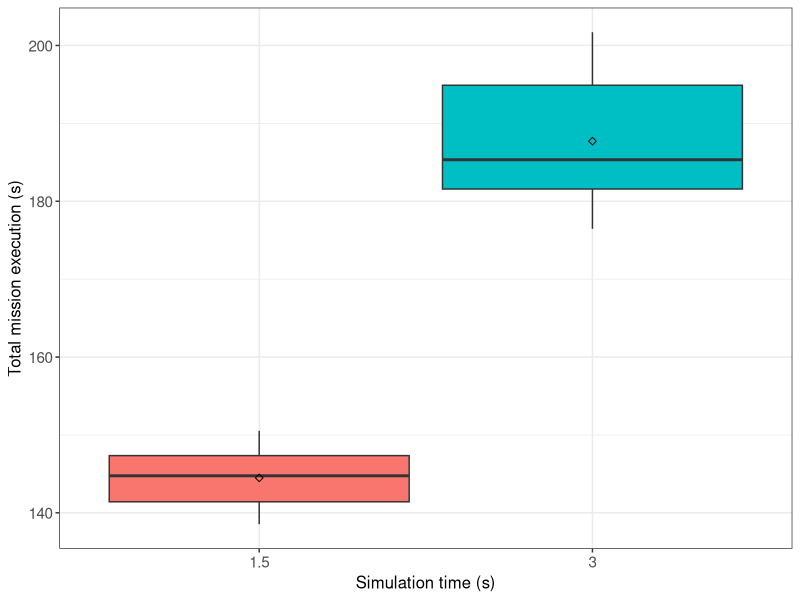
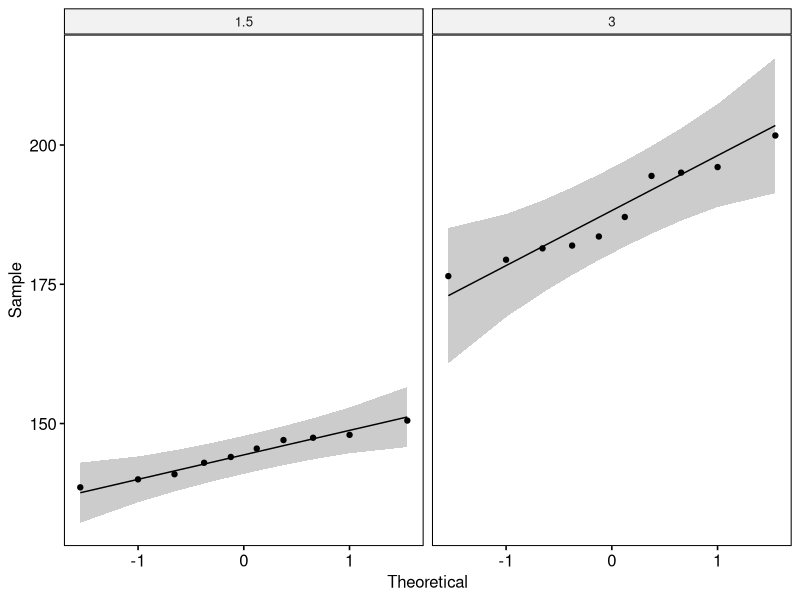

Reproduce these figures in R, in order.
## ---- chunk 1
if (!require('tidyverse')) install.packages('tidyverse', dependencies = TRUE); library('tidyverse')
if (!require('ggpubr')) install.packages('ggpubr', dependencies = TRUE); library('ggpubr')
if (!require('rstatix')) install.packages('rstatix', dependencies = TRUE); library('rstatix')
if (!require('ggplot2')) install.packages('ggplot2', dependencies = TRUE); library('ggplot2')
## ---- chunk 2
data <- read.csv(file = '../../raw_data/test_sim_period/run_table.csv')
data <- subset(data, select = c(X__run_id, sim_period, mission_execution_s))
data$sim_period <- as.factor(data$sim_period)
data$mission_execution_s <- as.numeric(data$mission_execution_s)
## ---- chunk 3
data %>%
  group_by(sim_period) %>%
  get_summary_stats(mission_execution_s, type = "mean_sd")
## ---- chunk 4
#pdf(file = "../../figures/sim_time_effect/mission-exection-time.pdf")

ggplot(data, aes(x = sim_period, y = mission_execution_s, fill = sim_period)) +
  theme_bw() + 
  geom_boxplot(width = 0.9, outlier.size = 0.5) + 
  stat_summary(fun = mean, color = 'black', geom = 'point', shape = 5, size = 1.5) +
  labs(x = "Simulation time (s)", y = "Total mission execution (s)") +
  theme(legend.position = 'none') +
  theme(
    axis.title.x = element_text(size = 12, family = 'sans'),
    axis.title.y = element_text(size = 12, family = 'sans'),
    axis.text.x = element_text(size = 11, family = 'sans'),
    axis.text.y = element_text(size = 11, family = 'sans')
  )

#dev.off()
## ---- chunk 5
data %>% 
  group_by(sim_period) %>%
  identify_outliers(mission_execution_s)
## ---- chunk 6
ggqqplot(data, x = "mission_execution_s", facet.by = "sim_period")
## ---- chunk 7
data %>%
  group_by(sim_period) %>%
  shapiro_test(mission_execution_s)
## ---- chunk 8
data %>%
  t_test(mission_execution_s ~ sim_period) %>%
  add_significance()
## ---- chunk 9
data %>%
  cohens_d(mission_execution_s ~ sim_period)
